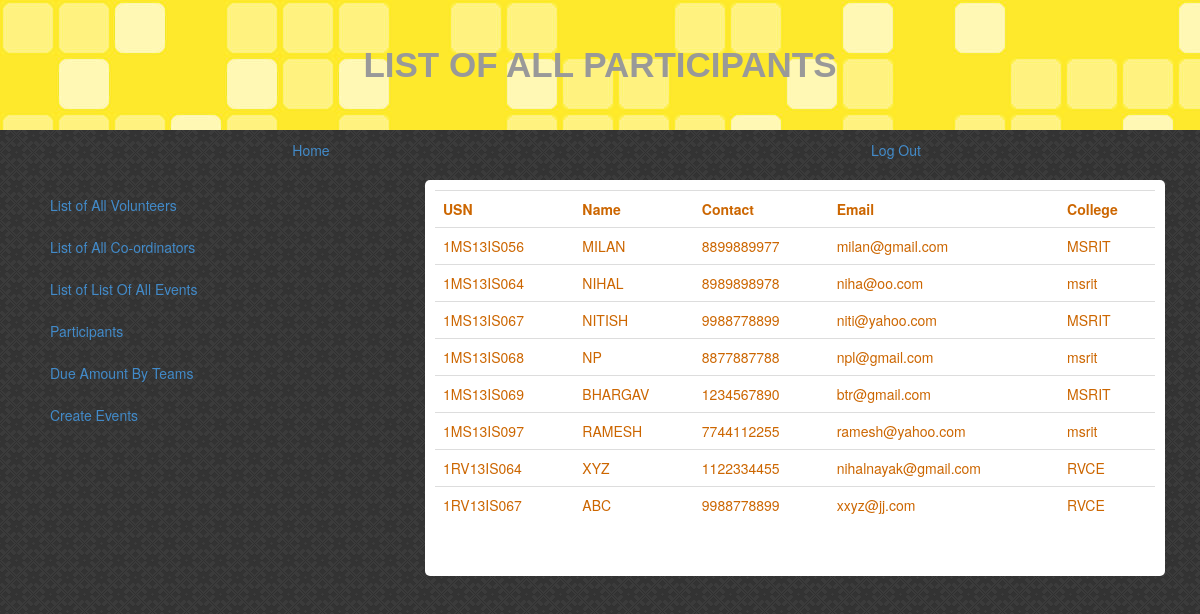
The app's page /project/allParticipants.php (signed in) with its own data.
### tables this page shows
CREATE TABLE IF NOT EXISTS `participant` (
  `PUSN` varchar(15) NOT NULL DEFAULT '',
  `NAME` varchar(30) DEFAULT NULL,
  `EMAIL` varchar(50) DEFAULT NULL,
  `PHNO` varchar(15) DEFAULT NULL,
  `COLLEGE` varchar(40) DEFAULT NULL
);

### project/allParticipants.php (the view, shortened to what this page needs)
<!DOCTYPE html PUBLIC "-//W3C//DTD XHTML 1.0 Transitional//EN" "http://www.w3.org/TR/xhtml1/DTD/xhtml1-transitional.dtd">
<html xmlns="http://www.w3.org/1999/xhtml">
<head>
<?php
function checkAdmin()
{
	$admin = 'admin';
	if($_SESSION['user'] == $admin)
	return 1;
	else
	return 0;
}
?>
<link href="../css/styleForProject.css" rel="stylesheet" type="text/css"/>
<link href="../css/bootstrap.min.css"  rel="stylesheet" type="text/css"/>
</head>
<body>
<div class="container-fluid">
<div class="row">
<header id="pageHeader" >
List of All Participants
</header>
</div></div>
<div class="container">
<div class="row">
<div class="nav nav-pills nav-justified">
<li><a href="myAccount.php">Home</a></li>
<li><a href="logout.php">Log Out</a></li>
</div>
</div>
</div>
<div class="container">
<div class="row">
<div class="col-sm-4">
<div id="sidebar">
<div class="nav nav-pills nav-stacked">
<li role="presentation"><a href="allVolunteers.php">List of All Volunteers</a></li>
<li role="presentation"><a href="allCoordinators.php">List of All Co-ordinators</a></li>
<li role="presentation"><a href="eventDetails.php">List of List Of All Events</a></li>
<li role="presentation"><a href="allParticipants.php">Participants</a></li>
<li role="presentation"><a href="dueAmt.php">Due Amount By Teams</a></li>
<?php
if(checkAdmin())
{
?>
<li role="presentation"><a href="createEvents.php">Create Events</a></li>;
<?php } ?>
</div>
</div>
</div>
<div class="col-sm-8">
<div class="box">
<?php
$sql_for_participants = "select * from participant";
$result_part = mysql_query($sql_for_participants);
$table = "<table class='table'><tr><th>USN</th><th>Name</th><th>Contact</th><th>Email</th><th>College</th>";
	while ($row = mysql_fetch_array($result_part	))
	{
		$table.="<tr><td>".$row['PUSN']."</td><td>".$row['NAME']."</td><td>".$row['PHNO']."</td><td>".$row['EMAIL']."</td><td>".$row['COLLEGE']."</td></tr>";
	}
	$table.="</table>";
	echo $table;
	?>
<br /><br />
<p>
</p>
</div>
</div>
</div>
</div>
</body>
</html>

### css/styleForProject.css (style rules this page uses)
#pageHeader { background:#39F url(../img/bgImg.png) ; color:#999; text-align:center; font-size:2.5em; font-weight:900; font-family:Arial, Helvetica, sans-serif; padding:40px 0px; text-transform:uppercase; overflow:hidden; }
body { background: url(../img/dark_embroidery.png); line-height:1.618em; }
#sidebar { margin:10px 0px; padding:5px; }
.box { border-radius:5px; padding:10px; margin:10px 5px; line-height:1.618px; background:white; color:#C60; }
p { font-size:1.5em; margin: 5px; padding:5px; }

### records on screen
participant: PUSN "1MS13IS056", NAME "MILAN", PHNO "8899889977", EMAIL "milan@gmail.com", COLLEGE "MSRIT"
participant: PUSN "1MS13IS064", NAME "NIHAL", PHNO "8989898978", EMAIL "niha@oo.com", COLLEGE "msrit"
participant: PUSN "1MS13IS067", NAME "NITISH", PHNO "9988778899", EMAIL "niti@yahoo.com", COLLEGE "MSRIT"
participant: PUSN "1MS13IS068", NAME "NP", PHNO "8877887788", EMAIL "npl@gmail.com", COLLEGE "msrit"
participant: PUSN "1MS13IS069", NAME "BHARGAV", PHNO "1234567890", EMAIL "btr@gmail.com", COLLEGE "MSRIT"
participant: PUSN "1MS13IS097", NAME "RAMESH", PHNO "7744112255", EMAIL "ramesh@yahoo.com", COLLEGE "msrit"
participant: PUSN "1RV13IS064", NAME "XYZ", PHNO "1122334455", EMAIL "nihalnayak@gmail.com", COLLEGE "RVCE"
participant: PUSN "1RV13IS067", NAME "ABC", PHNO "9988778899", EMAIL "xxyz@jj.com", COLLEGE "RVCE"
